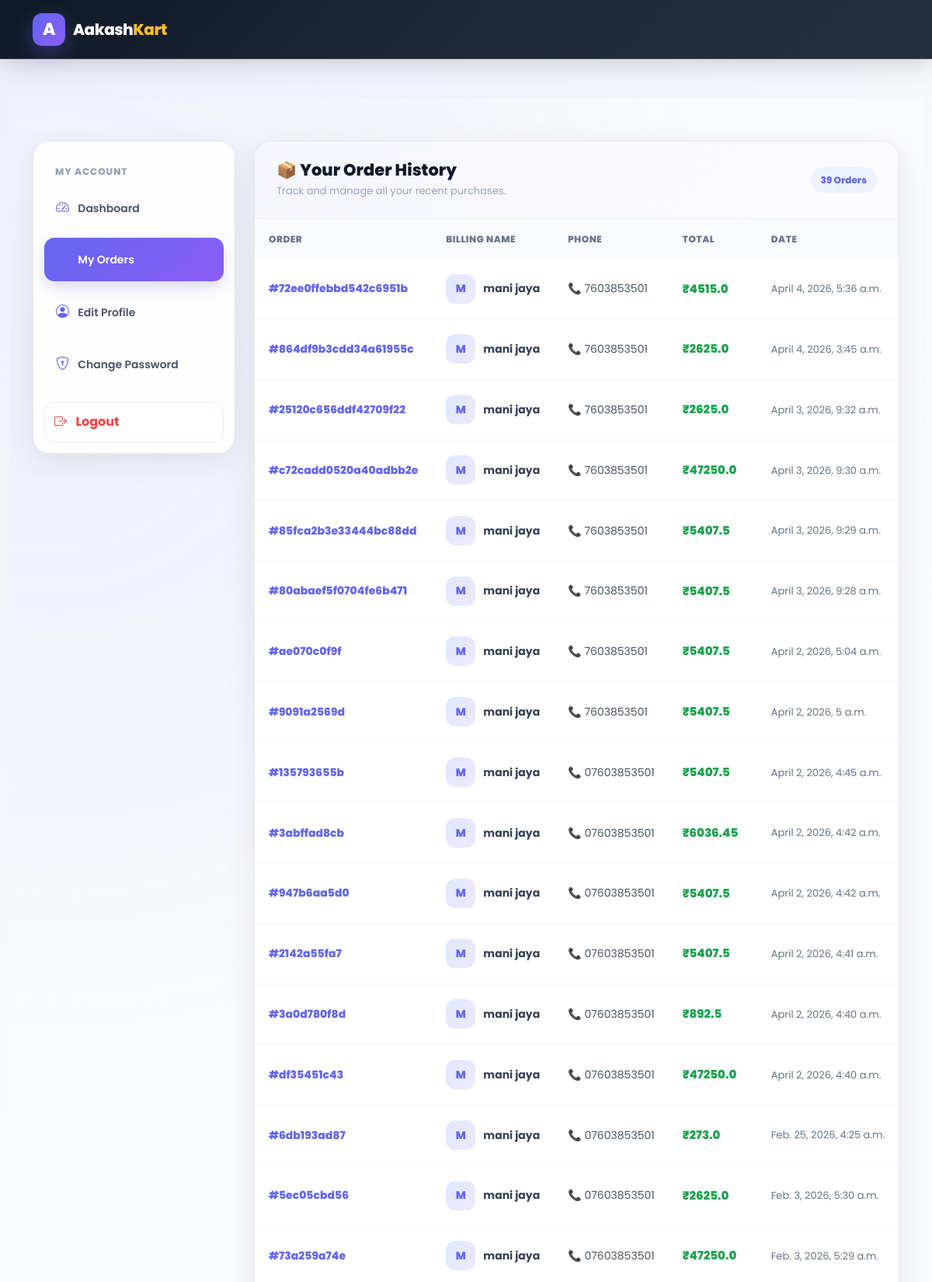
Screenshot of /accounts/my-orders/ (signed in, upper part) with the database file from the repository.
### orders/models.py (models this page shows, shortened)
class Order(models.Model):
    STATUS_CHOICES = (
        ('Pending', 'Pending'),
        ('Processing', 'Processing'),
        ('Completed', 'Completed'),
        ('Cancelled', 'Cancelled'),
    )
    user = models.ForeignKey(settings.AUTH_USER_MODEL, on_delete=models.CASCADE, related_name='orders')
    first_name = models.CharField(max_length=50)
    last_name = models.CharField(max_length=50)
    phone = models.CharField(max_length=15)
    email = models.EmailField()
    address_line_1 = models.CharField(max_length=255)
    address_line_2 = models.CharField(max_length=255, blank=True, null=True)
    city = models.CharField(max_length=100)
    state = models.CharField(max_length=100)
    country = models.CharField(max_length=100)
    order_note = models.TextField(blank=True, null=True)
    order_number = models.CharField(max_length=20, unique=True, blank=True)
    total = models.FloatField(default=0)
    tax = models.FloatField(default=0)
    ip = models.GenericIPAddressField(blank=True, null=True)
    status = models.CharField(max_length=20, choices=STATUS_CHOICES, default='Pending')
    created_at = models.DateTimeField(auto_now_add=True)
    updated_at = models.DateTimeField(auto_now=True)

### accounts/models.py (models this page shows, shortened)
class Account(AbstractBaseUser):
    first_name     = models.CharField(max_length=50)
    last_name      = models.CharField(max_length=50)
    username       = models.CharField(max_length=50, unique=True)
    email          = models.EmailField(max_length=100, unique=True)
    phone_number   = models.CharField(max_length=15, blank=True)
    address_line_1 = models.CharField(max_length=100, blank=True)
    address_line_2 = models.CharField(max_length=100, blank=True)
    city           = models.CharField(max_length=50, blank=True)
    state          = models.CharField(max_length=50, blank=True)
    country        = models.CharField(max_length=50, blank=True)
    profile_picture = models.ImageField(upload_to='users/', blank=True, null=True)
    date_joined    = models.DateTimeField(auto_now_add=True)
    last_login     = models.DateTimeField(auto_now_add=True)
    is_admin       = models.BooleanField(default=False)
    is_staff       = models.BooleanField(default=False)
    is_active      = models.BooleanField(default=False)
    is_superadmin  = models.BooleanField(default=False)
    USERNAME_FIELD = 'email'
    REQUIRED_FIELDS = ['username', 'first_name', 'last_name']
    objects = MyAccountManager()

### accounts/views.py (the view)
# urls.py: path('my-orders/', views.my_orders, name='my_orders'),
@login_required(login_url='login')
def my_orders(request):
    orders = Order.objects.filter(user=request.user).order_by('-created_at')
    return render(request, 'accounts/my_orders.html', {'orders': orders})

### category/context_processors.py (called while the page is built)
def menu_links(request):
    links = Category.objects.all()
    return dict(links=links)

### templates/accounts/my_orders.html (shortened to what this page needs)
{% extends 'base.html' %}
{% load static %}
{% block content %}
<section class="orders-page">
<div class="container">
    <div class="row g-4">
        <aside class="col-lg-3">
            <div class="dashboard-sidebar">
                <div class="sidebar-title">
                    My Account
                </div>
                <div class="list-group">
                    <a class="list-group-item"
                       href="{% url 'dashboard' %}">
                        <i class="bi bi-speedometer2 me-2"></i>
                        Dashboard
                    </a>
                    <a class="list-group-item active"
                       href="{% url 'my_orders' %}">
                        <i class="bi bi-bag-check me-2"></i>
                        My Orders
                    </a>
                    <a class="list-group-item"
                       href="{% url 'edit_profile' %}">
                        <i class="bi bi-person-circle me-2"></i>
                        Edit Profile
                    </a>
                    <a class="list-group-item"
                       href="{% url 'change_password' %}">
                        <i class="bi bi-shield-lock me-2"></i>
                        Change Password
                    </a>
                </div>
                <div class="mt-3">
                    <a class="logout-btn text-decoration-none d-block"
                       href="{% url 'logout' %}">
                        <i class="bi bi-box-arrow-right me-2"></i>
                        Logout
                    </a>
                </div>
            </div>
        </aside>
        <main class="col-lg-9">
            <div class="orders-card">
                <div class="orders-header">
                    <div class="d-flex justify-content-between align-items-center flex-wrap gap-2">
                        <div>
                            <h4>
                                📦 Your Order History
                            </h4>
                            <p>
                                Track and manage all your recent purchases.
                            </p>
                        </div>
                        {% if orders %}
                            <span class="order-count">
                                {{ orders|length }} Orders
                            </span>
                        {% endif %}
                    </div>
                </div>
                {% if orders %}
                <div class="table-wrapper">
                    <table class="table modern-table">
                        <thead>
                            <tr>
                                <th>Order</th>
                                <th>Billing Name</th>
                                <th>Phone</th>
                                <th>Total</th>
                                <th>Date</th>
                            </tr>
                        </thead>
                        <tbody>
                        {% for order in orders %}
                            <tr>
                                <th>
                                    <a href="{% url 'order_detail' order.id %}"
                                       class="order-number">
                                        #{{ order.order_number }}
                                    </a>
                                </th>
                                <td>
                                    <div class="user-info">
                                        <div class="user-avatar">
                                            {{ order.user.first_name|first|upper }}
                                        </div>
                                        <span class="user-name">
                                            {{ order.user.first_name }}
                                            {{ order.user.last_name }}
                                        </span>
                                    </div>
                                </td>
                                <td>
                                    <span>
                                        📞 {{ order.phone }}
                                    </span>
                                </td>
                                <td>
                                    <span class="order-price">
                                        ₹{{ order.total }}
                                    </span>
                                </td>
                                <td>
                                    <span class="order-date">
                                        {{ order.created_at }}
                                    </span>
                                </td>
                            </tr>
                        {% endfor %}
                        </tbody>
                    </table>
                </div>
                {% endif %}
            </div>
        </main>
    </div>
</div>
</section>
{% endblock %}

### templates/base.html (style rules this page uses)
:root { --primary: #6366f1; --primary-dark: #4f46e5; --primary-light: #818cf8; --purple: #8b5cf6; --pink: #ec4899; --dark: #0f172a; --dark-2: #1e293b; --dark-3: #334155; --text: #1e293b; --text-light: #64748b; --white: #ffffff; --bg: #f8fafc; --bg-soft: #eef2ff; --border: #e2e8f0; --success: #10b981; --danger: #ef4444; --warning: #f59e0b; --radius-sm: 10px; --radius-md: 16px; --radius-lg: 24px; --radius-xl: 32px; --shadow-sm: 0 4px 15px rgba(15, 23, 42, 0.06); --shadow-md: 0 10px 30px rgba(15, 23, 42, 0.10); --shadow-lg: 0 20px 50px rgba(15, 23, 42, 0.15); --transition: all 0.3s ease; }
*, *::before, *::after { margin: 0; padding: 0; box-sizing: border-box; }
html { scroll-behavior: smooth; font-size: 16px; }
body { font-family: "Poppins", "Inter", sans-serif; background: radial-gradient( circle at top left, rgba(99, 102, 241, 0.08), transparent 35% ), radial-gradient( circle at bottom right, rgba(139, 92, 246, 0.08), transparent 35% ), #f8fafc; color: var(--text); min-height: 100vh; display: flex; flex-direction: column; overflow-x: hidden; line-height: 1.6; }
a { text-decoration: none; transition: var(--transition); }
.list-group { gap: 7px; }
.list-group-item { border: 1px solid transparent; margin: 0; border-radius: 13px !important; padding: 13px 15px; background: rgba(255,255,255,0.8); transition: var(--transition); }
.list-group-item i { color: var(--primary); font-size: 17px; margin-right: 8px; }
table { margin-bottom: 0 !important; overflow: hidden; border-radius: 18px; }
.table thead th { background: var(--dark); color: white; border: none; padding: 14px; font-size: 13px; font-weight: 600; }
.table tbody td { padding: 14px; vertical-align: middle; border-color: #f1f5f9; font-size: 13px; }
.table tbody tr { transition: var(--transition); }

### rows the page displays
Order: order_number "72ee0ffebbd542c6951b", user.first_name|first "M", user.first_name "mani", user.last_name "jaya", phone "7603853501", total "4515.0", created_at "April 4, 2026, 5:36 a.m."
Order: order_number "864df9b3cdd34a61955c", user.first_name|first "M", user.first_name "mani", user.last_name "jaya", phone "7603853501", total "2625.0", created_at "April 4, 2026, 3:45 a.m."
Order: order_number "25120c656ddf42709f22", user.first_name|first "M", user.first_name "mani", user.last_name "jaya", phone "7603853501", total "2625.0", created_at "April 3, 2026, 9:32 a.m."
Order: order_number "c72cadd0520a40adbb2e", user.first_name|first "M", user.first_name "mani", user.last_name "jaya", phone "7603853501", total "47250.0", created_at "April 3, 2026, 9:30 a.m."
Order: order_number "85fca2b3e33444bc88dd", user.first_name|first "M", user.first_name "mani", user.last_name "jaya", phone "7603853501", total "5407.5", created_at "April 3, 2026, 9:29 a.m."
Order: order_number "80abaef5f0704fe6b471", user.first_name|first "M", user.first_name "mani", user.last_name "jaya", phone "7603853501", total "5407.5", created_at "April 3, 2026, 9:28 a.m."
Order: order_number "ae070c0f9f", user.first_name|first "M", user.first_name "mani", user.last_name "jaya", phone "7603853501", total "5407.5", created_at "April 2, 2026, 5:04 a.m."
Order: order_number "9091a2569d", user.first_name|first "M", user.first_name "mani", user.last_name "jaya", phone "7603853501", total "5407.5", created_at "April 2, 2026, 5 a.m."
Order: order_number "135793655b", user.first_name|first "M", user.first_name "mani", user.last_name "jaya", phone "07603853501", total "5407.5", created_at "April 2, 2026, 4:45 a.m."
Order: order_number "3abffad8cb", user.first_name|first "M", user.first_name "mani", user.last_name "jaya", phone "07603853501", total "6036.45", created_at "April 2, 2026, 4:42 a.m."
Order: order_number "947b6aa5d0", user.first_name|first "M", user.first_name "mani", user.last_name "jaya", phone "07603853501", total "5407.5", created_at "April 2, 2026, 4:42 a.m."
Order: order_number "2142a55fa7", user.first_name|first "M", user.first_name "mani", user.last_name "jaya", phone "07603853501", total "5407.5", created_at "April 2, 2026, 4:41 a.m."
Order: order_number "3a0d780f8d", user.first_name|first "M", user.first_name "mani", user.last_name "jaya", phone "07603853501", total "892.5", created_at "April 2, 2026, 4:40 a.m."
Order: order_number "df35451c43", user.first_name|first "M", user.first_name "mani", user.last_name "jaya", phone "07603853501", total "47250.0", created_at "April 2, 2026, 4:40 a.m."
Order: order_number "6db193ad87", user.first_name|first "M", user.first_name "mani", user.last_name "jaya", phone "07603853501", total "273.0", created_at "Feb. 25, 2026, 4:25 a.m."
Order: order_number "5ec05cbd56", user.first_name|first "M", user.first_name "mani", user.last_name "jaya", phone "07603853501", total "2625.0", created_at "Feb. 3, 2026, 5:30 a.m."
Order: order_number "73a259a74e", user.first_name|first "M", user.first_name "mani", user.last_name "jaya", phone "07603853501", total "47250.0", created_at "Feb. 3, 2026, 5:29 a.m."

### other values shown
{{ orders|length }} "39"
